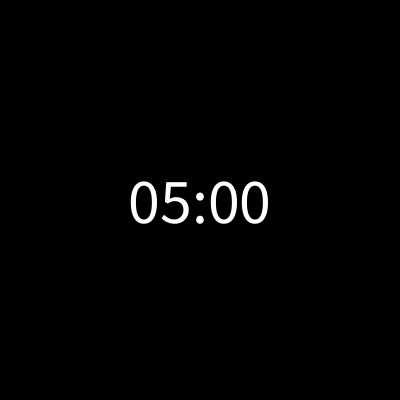
Frame 1 (no input)
Frame 60 (the mouse pressed at the canvas centre just before this capture): identical to frame 1, image omitted
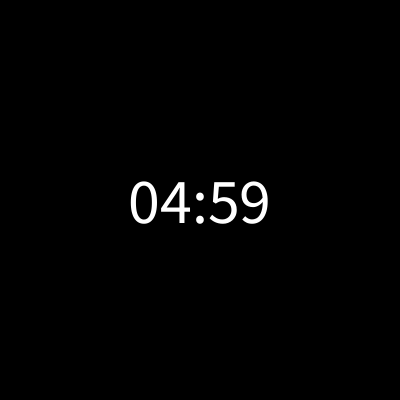
Frame 120 (the mouse held since frame 60 and released just before this capture)

The Processing sketch that drew these frames (run headless with seeded random() and noise(); from frame 60 on, the mouse is pressed at the canvas centre):

// Processing sketch: countdown
// ── countdown.pde
int tiempoInicial = 5 * 60;  // Tiempo inicial en segundos (5 minutos)
int tiempoRestante = tiempoInicial;  // Inicializar el tiempo restante

void setup() {
  size(400, 400);
  textSize(64);  // Tamaño del texto
  textAlign(CENTER, CENTER);  // Alineación del texto al centro
}

void draw() {
  background(0);  // Fondo blanco
  
  // Calcula los minutos y segundos restantes
  int minutos = tiempoRestante / 60;
  int segundos = tiempoRestante % 60;
  
  // Dibuja el tiempo restante en el centro
  text(nf(minutos, 2) + ":" + nf(segundos, 2), width/2, height/2);
  
  // Actualiza el tiempo restante
  if (frameCount % 60 == 0 && tiempoRestante > 0) {
    tiempoRestante--;
  }
}
